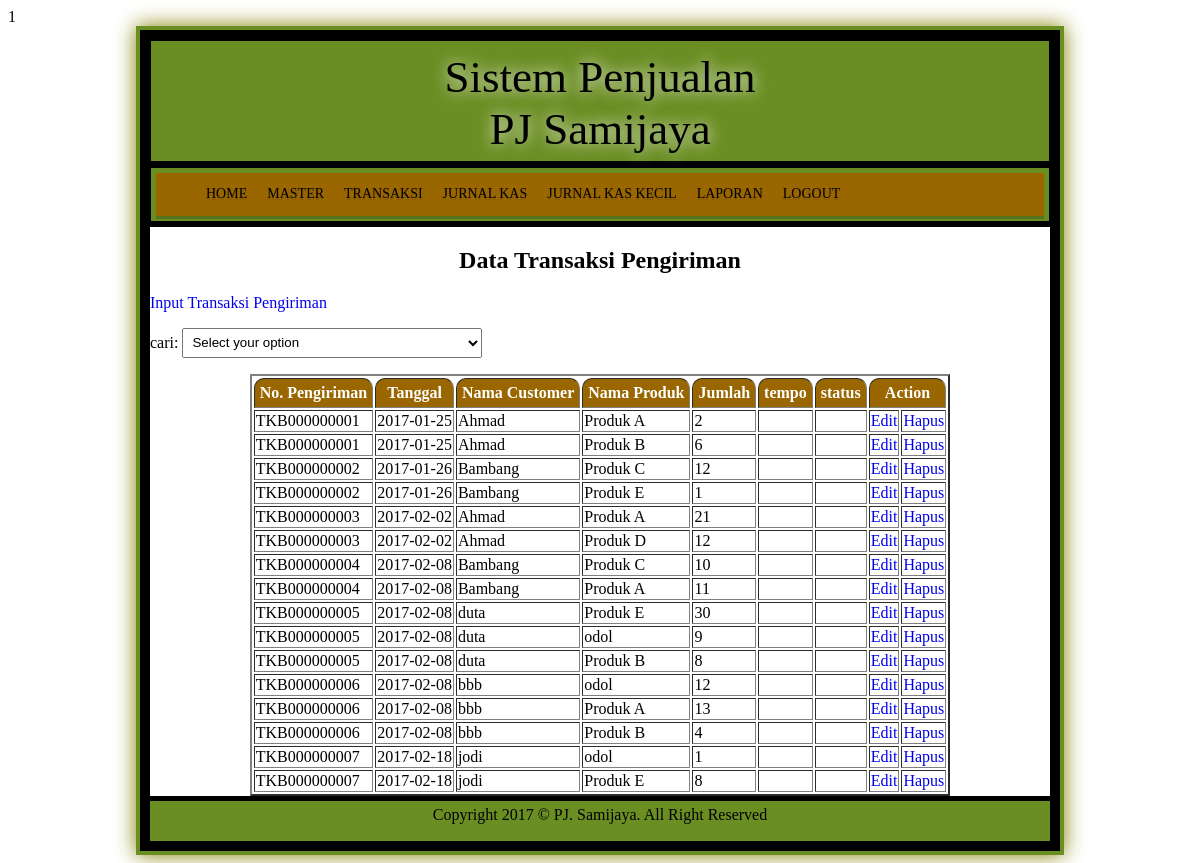
/home.php?page=tampil_kirim (signed in), run on the app's committed database.
### tables this page shows
CREATE TABLE `transaksi_kirim` (
  `id` int(11) NOT NULL,
  `no_kirim` char(12) NOT NULL,
  `id_customer` char(5) NOT NULL,
  `id_produk` char(5) NOT NULL,
  `jumlah` int(4) NOT NULL,
  `tgl_kirim` date NOT NULL
);

CREATE TABLE `customer` (
  `id_customer` char(5) NOT NULL,
  `nama_customer` varchar(30) NOT NULL,
  `alamat` varchar(50) NOT NULL,
  `telp` varchar(12) NOT NULL
);

CREATE TABLE `produk` (
  `id_produk` char(5) NOT NULL,
  `nama_produk` varchar(40) NOT NULL,
  `harga` int(12) NOT NULL,
  `stok` int(4) NOT NULL
);

### transaksi_kirim/tampil_data.php (the view, shortened to what this page needs)
<html>
<head>
</head>
<body>
<?php include "../koneksi.php" ?>
<h2 align="center">Data Transaksi Pengiriman</h2>
<p><a href="home.php?page=kirim">Input Transaksi Pengiriman</a></p>
<form method="post" action="home.php?page=cari_kirim">
	cari: <select name="select" onchange="showDiv(this)">
	<option value="" disabled selected>Select your option</option>
	</select>
	</form>
<table border=2 align='center'>
		<thead>
		<tr>
		<th>No. Pengiriman</th><th>Tanggal</th><th>Nama Customer</th><th>Nama Produk</th><th>Jumlah</th><th>tempo</th><th>status</th><th colspan="2">Action</th>
		</tr>
		</thead>
<?php
      $query = "select * from transaksi_kirim";
      $as = mysqli_query($konek, $query);
      while ($data = mysqli_fetch_array($as)){
        $query1 = "select nama_customer from customer where id_customer='$data[id_customer]'";
        $as1 = mysqli_query($konek, $query1);
        $data1 = mysqli_fetch_array($as1);
        $query2 = "select nama_produk from produk where id_produk='$data[id_produk]'";
        $as2 = mysqli_query($konek, $query2);
        $data2 = mysqli_fetch_array($as2);
	echo "
		<tr>
			<td>$data[no_kirim]</td>
			<td>$data[tgl_kirim]</td>
			<td>$data1[nama_customer]</td>
			<td>$data2[nama_produk]</td>
			<td>$data[jumlah]</td>
			<td>$data[tempo]</td>
			<td>$data[status]</td>
		";
?>
			<td><a href=edit.php?id=<?php echo $data['id'] ?> > Edit </a></td>
			<td><a href=delete.php?id=<?php echo $data['id'] ?> onClick="return confirm('Apakah Anda Yakin Hapus Data?')" > Hapus </a></td>
		</tr>
<?php
}
?>
</table>

### style.css (style rules this page uses)
body { background : url(images/back.jpg); font-family : Poor Richard; }
a { text-decoration : none; list-style : none; }
table th { background : #996600; border-top-left-radius : 10px; border-top-right-radius : 10px; padding : 5px; color : white; }
select { width : 300px; height : 30px; padding : 5px; }

### data on the page
transaksi_kirim: no_kirim "TKB000000001", tgl_kirim "2017-01-25", id_customer.nama_customer "Ahmad", id_produk.nama_produk "Produk A", jumlah "2"
transaksi_kirim: no_kirim "TKB000000001", tgl_kirim "2017-01-25", id_customer.nama_customer "Ahmad", id_produk.nama_produk "Produk B", jumlah "6"
transaksi_kirim: no_kirim "TKB000000002", tgl_kirim "2017-01-26", id_customer.nama_customer "Bambang", id_produk.nama_produk "Produk C", jumlah "12"
transaksi_kirim: no_kirim "TKB000000002", tgl_kirim "2017-01-26", id_customer.nama_customer "Bambang", id_produk.nama_produk "Produk E", jumlah "1"
transaksi_kirim: no_kirim "TKB000000003", tgl_kirim "2017-02-02", id_customer.nama_customer "Ahmad", id_produk.nama_produk "Produk A", jumlah "21"
transaksi_kirim: no_kirim "TKB000000003", tgl_kirim "2017-02-02", id_customer.nama_customer "Ahmad", id_produk.nama_produk "Produk D", jumlah "12"
transaksi_kirim: no_kirim "TKB000000004", tgl_kirim "2017-02-08", id_customer.nama_customer "Bambang", id_produk.nama_produk "Produk C", jumlah "10"
transaksi_kirim: no_kirim "TKB000000004", tgl_kirim "2017-02-08", id_customer.nama_customer "Bambang", id_produk.nama_produk "Produk A", jumlah "11"
transaksi_kirim: no_kirim "TKB000000005", tgl_kirim "2017-02-08", id_customer.nama_customer "duta", id_produk.nama_produk "Produk E", jumlah "30"
transaksi_kirim: no_kirim "TKB000000005", tgl_kirim "2017-02-08", id_customer.nama_customer "duta", id_produk.nama_produk "odol", jumlah "9"
transaksi_kirim: no_kirim "TKB000000005", tgl_kirim "2017-02-08", id_customer.nama_customer "duta", id_produk.nama_produk "Produk B", jumlah "8"
transaksi_kirim: no_kirim "TKB000000006", tgl_kirim "2017-02-08", id_customer.nama_customer "bbb", id_produk.nama_produk "odol", jumlah "12"
transaksi_kirim: no_kirim "TKB000000006", tgl_kirim "2017-02-08", id_customer.nama_customer "bbb", id_produk.nama_produk "Produk A", jumlah "13"
transaksi_kirim: no_kirim "TKB000000006", tgl_kirim "2017-02-08", id_customer.nama_customer "bbb", id_produk.nama_produk "Produk B", jumlah "4"
transaksi_kirim: no_kirim "TKB000000007", tgl_kirim "2017-02-18", id_customer.nama_customer "jodi", id_produk.nama_produk "odol", jumlah "1"
transaksi_kirim: no_kirim "TKB000000007", tgl_kirim "2017-02-18", id_customer.nama_customer "jodi", id_produk.nama_produk "Produk E", jumlah "8"
